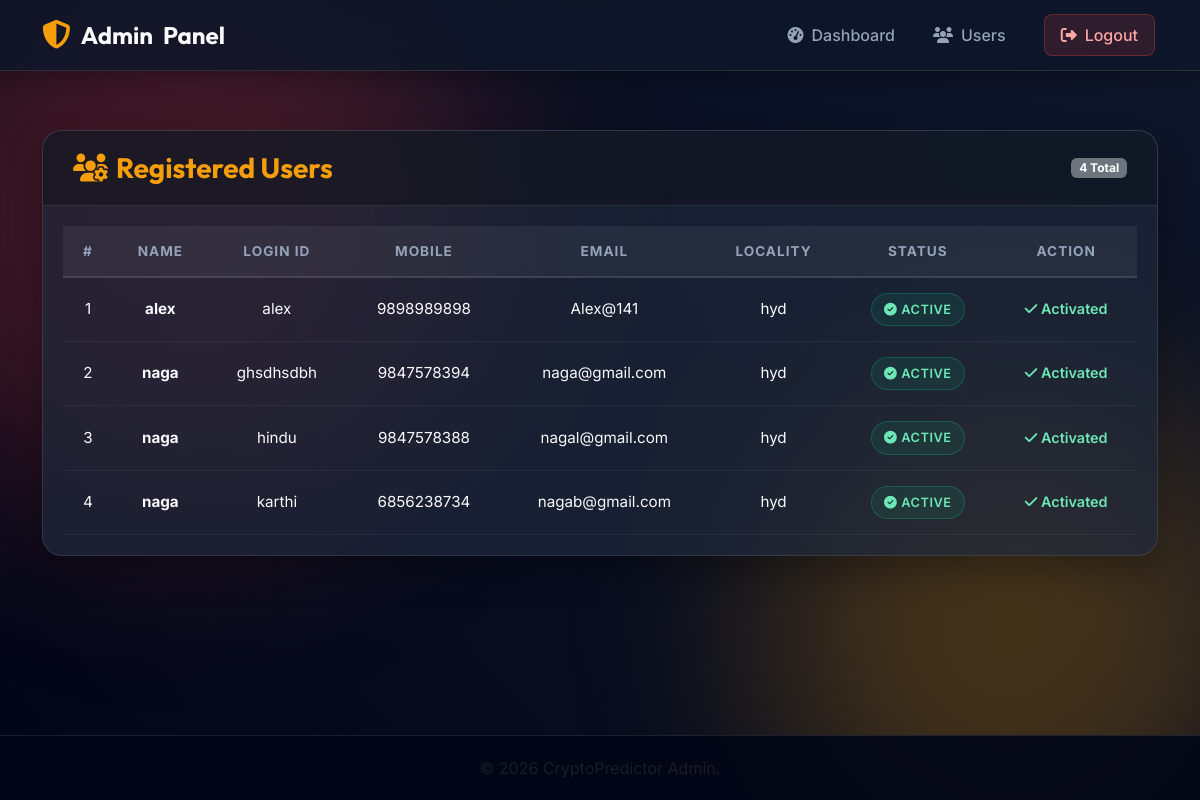
Page /AdminActivaUsers/?uid=2 on the committed database.
### users/models.py (models this page shows, shortened)
class UserRegistrationModel(models.Model):
    name = models.CharField(max_length=100)
    loginid = models.CharField(unique=True, max_length=100)
    password = models.CharField(max_length=100)
    mobile = models.CharField(unique=True, max_length=100)
    email = models.CharField(unique=True, max_length=100)
    locality = models.CharField(max_length=100)
    address = models.CharField(max_length=1000)
    city = models.CharField(max_length=100)
    state = models.CharField(max_length=100)
    status = models.CharField(max_length=100)
    class Meta:
        db_table = 'UserRegistrations'

### admins/views.py (the view)
# urls.py: path("AdminActivaUsers/", admins.AdminActivaUsers, name="AdminActivaUsers"),
def AdminActivaUsers(request):
    if request.method == 'GET':
        id = request.GET.get('uid')
        status = 'activated'
        print("PID = ", id, status)
        UserRegistrationModel.objects.filter(id=id).update(status=status)
        data = UserRegistrationModel.objects.all()
        return render(request, 'admins/RegisteredUsers.html', {'data': data})

### templates/admins/RegisteredUsers.html (shortened to what this page needs)
{% extends 'admins/adminbase.html' %}
{% block content %}
<div class="row">
    <div class="col-12 animate__animated animate__fadeInUp">
        <div class="admin-card">
            <div class="admin-card-header">
                <h3><i class="fas fa-users-cog me-2"></i>Registered Users</h3>
                <span class="badge bg-secondary">{{ data|length }} Total</span>
            </div>
            <div class="admin-table-wrapper">
                <table class="admin-table text-center">
                    <thead>
                        <tr>
                            <th>#</th>
                            <th>Name</th>
                            <th>Login ID</th>
                            <th>Mobile</th>
                            <th>Email</th>
                            <th>Locality</th>
                            <th>Status</th>
                            <th>Action</th>
                        </tr>
                    </thead>
                    <tbody>
                        {% for user in data %}
                        <tr>
                            <td>{{ forloop.counter }}</td>
                            <td class="fw-bold">{{ user.name }}</td>
                            <td>{{ user.loginid }}</td>
                            <td>{{ user.mobile }}</td>
                            <td>{{ user.email }}</td>
                            <td>{{ user.locality }}</td>
                            <td>
                                {% if user.status == 'waiting' %}
                                    <span class="status-badge status-waiting"><i class="fas fa-clock me-1"></i>Waiting</span>
                                {% else %}
                                    <span class="status-badge status-active"><i class="fas fa-check-circle me-1"></i>Active</span>
                                {% endif %}
                            </td>
                            <td>
                                {% if user.status == 'waiting' %}
                                    <a class="btn-action" href="/AdminActivaUsers/?uid={{ user.id }}">
                                        Activate
                                    </a>
                                {% else %}
                                    <span class="text-activated"><i class="fas fa-check"></i> Activated</span>
                                {% endif %}
                            </td>
                        </tr>
                        {% empty %}
                        <tr>
                            <td colspan="8" class="text-muted py-5 border-0">No registered users found.</td>
                        </tr>
                        {% endfor %}
                    </tbody>
                </table>
            </div>
        </div>
    </div>
</div>
{% endblock %}

### templates/admins/adminbase.html (style rules this page uses)
:root { --bg-dark: #0f172a; --bg-darker: #020617; --primary-orange: #f59e0b; --primary-red: #ef4444; --text-main: #f8fafc; --text-muted: #94a3b8; --glass-bg: rgba(30, 41, 59, 0.7); --glass-border: rgba(255, 255, 255, 0.1); }
body { font-family: 'Inter', sans-serif; background: radial-gradient(circle at top right, var(--bg-dark), var(--bg-darker)); color: var(--text-main); min-height: 100vh; display: flex; flex-direction: column; margin: 0; overflow-x: hidden; }

### templates/admins/RegisteredUsers.html (style rules this page uses)
.admin-card { background: var(--glass-bg); backdrop-filter: blur(16px); border-radius: 20px; border: 1px solid var(--glass-border); box-shadow: 0 15px 35px rgba(0,0,0,0.3); margin: 20px auto; overflow: hidden; }
.admin-card-header { background: rgba(0, 0, 0, 0.3); padding: 20px 30px; border-bottom: 1px solid var(--glass-border); display: flex; justify-content: space-between; align-items: center; }
.admin-card-header h3 { margin: 0; font-family: 'Outfit', sans-serif; font-weight: 700; color: var(--primary-orange); }
.admin-table-wrapper { overflow-x: auto; padding: 20px; }
.admin-table { width: 100%; border-collapse: separate; border-spacing: 0; }
.admin-table th { background: rgba(255, 255, 255, 0.05); color: var(--text-muted); text-transform: uppercase; font-size: 0.85rem; letter-spacing: 1px; padding: 15px; border-bottom: 2px solid var(--glass-border); }
.admin-table td { padding: 15px; color: var(--text-main); border-bottom: 1px solid rgba(255, 255, 255, 0.05); vertical-align: middle; font-size: 0.95rem; }
.status-badge { padding: 6px 12px; border-radius: 20px; font-size: 0.8rem; font-weight: 600; text-transform: uppercase; letter-spacing: 0.5px; display: inline-block; }
.status-active { background: rgba(16, 185, 129, 0.1); color: #6ee7b7; border: 1px solid rgba(16, 185, 129, 0.3); }
.text-activated { color: #6ee7b7; font-weight: 600; font-size: 0.9rem; }

### rows in the picture
UserRegistrationModel: name "alex", loginid "alex", mobile "9898989898", email "Alex@141", locality "hyd", status "ACTIVE"
UserRegistrationModel: name "naga", loginid "ghsdhsdbh", mobile "9847578394", email "naga@gmail.com", locality "hyd", status "ACTIVE"
UserRegistrationModel: name "naga", loginid "hindu", mobile "9847578388", email "nagal@gmail.com", locality "hyd", status "ACTIVE"
UserRegistrationModel: name "naga", loginid "karthi", mobile "6856238734", email "nagab@gmail.com", locality "hyd", status "ACTIVE"

### other values in the picture
{{ data|length }} "4"
